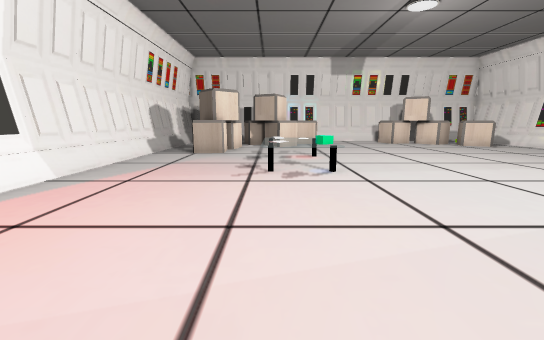
[1] (above)

23 first-person views from a walk through a 3-D level made in the Unity game engine. The camera is 1.2 m above the floor, tilts 10° down and sees 90° across. Doors are open. The floor is counted in squares, 1 m on a side. Each view is taken from the middle of a square. On the plan, view 1 faces up. The plan holds only what a view shows up to about 13 squares ahead; the rest is blank. The place goes on beyond the plan. The player character is not drawn. Some surface patterns are stand-ins.

[2]
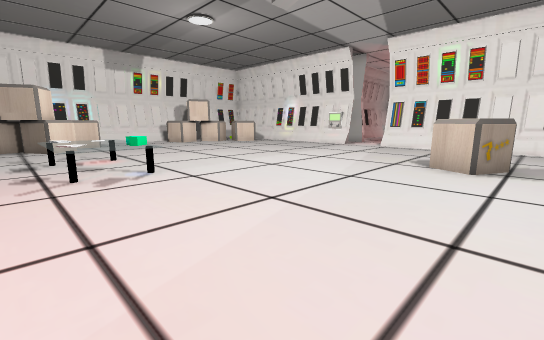

[3]
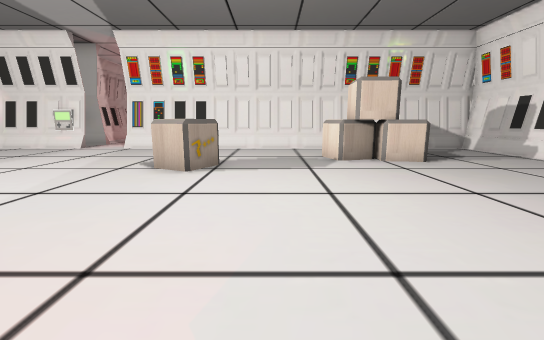

[4]
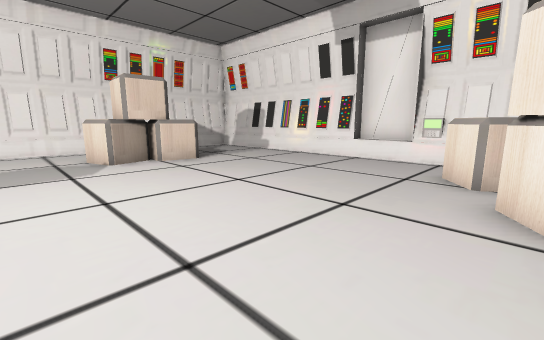

[5]
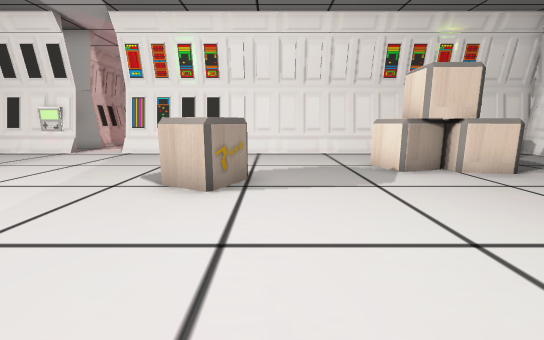

[6]
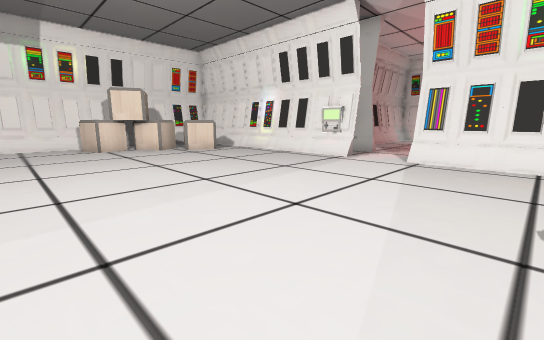

[7]
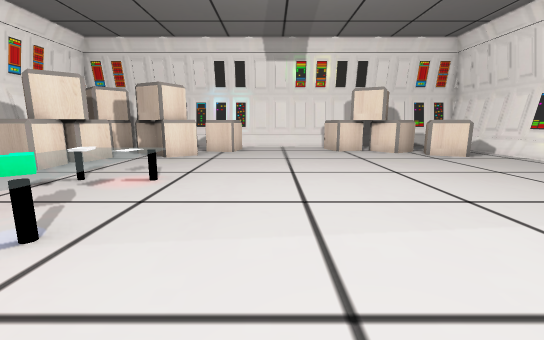

[8]
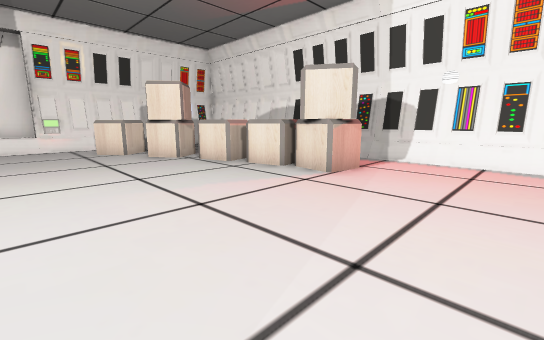

[9]
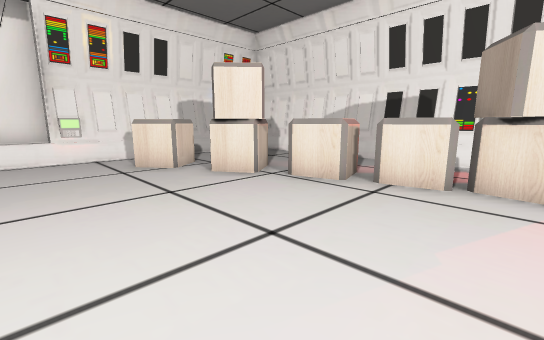

[10]
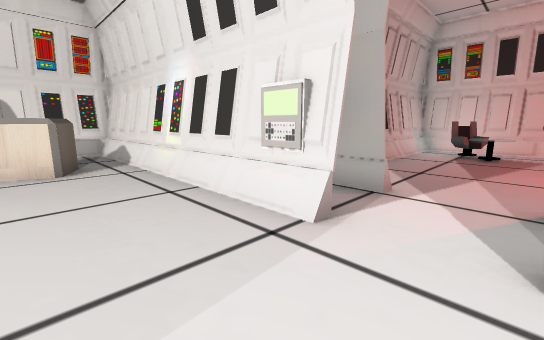

[11]
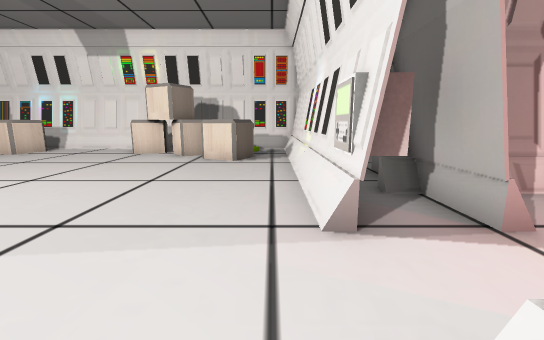

[12]
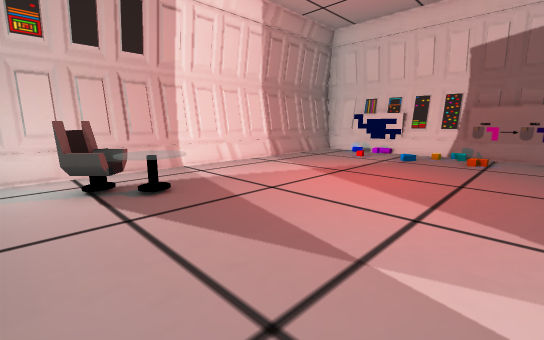

[13]
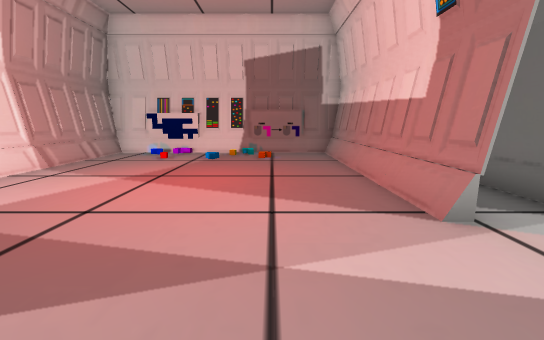

[14]
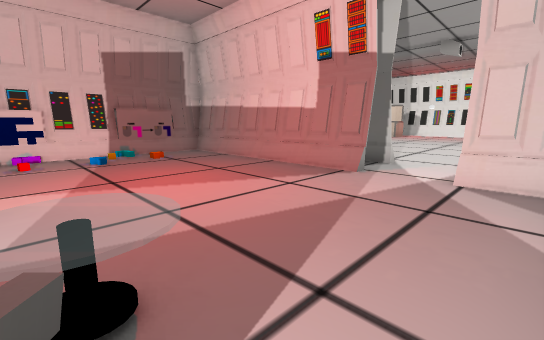

[15]
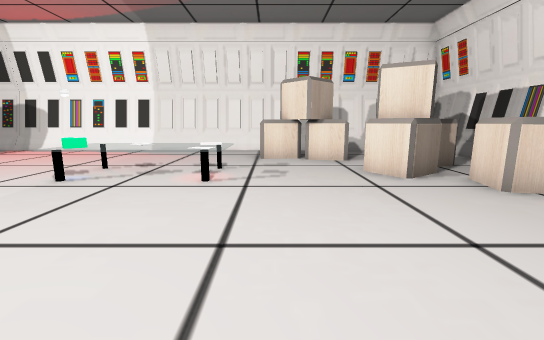

[16]
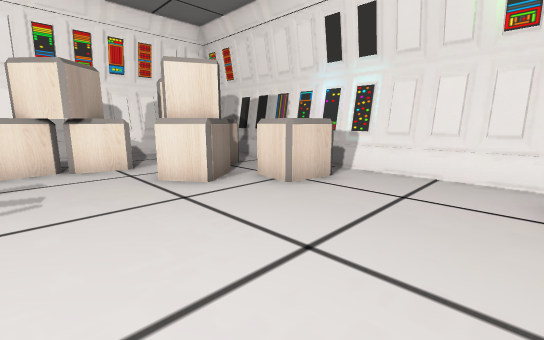

[17]
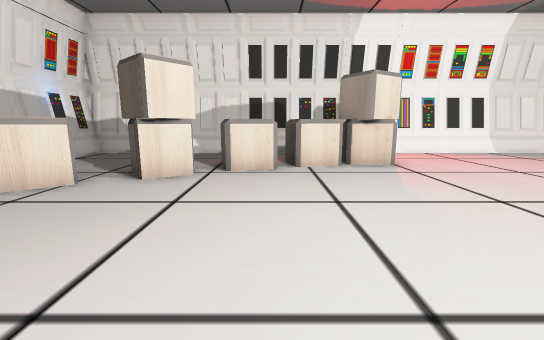

[18]
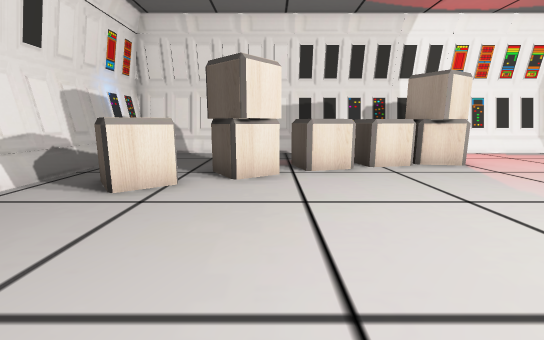

[19]
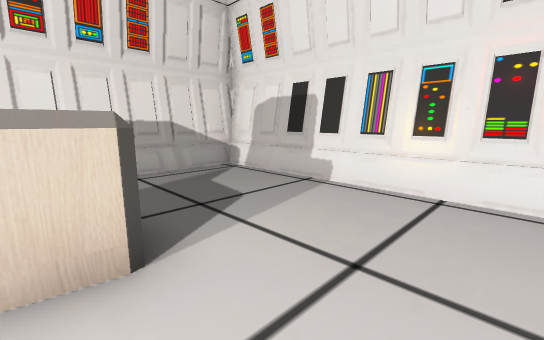

[20]
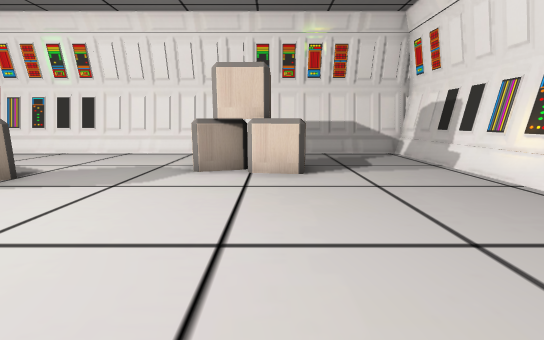

[21]
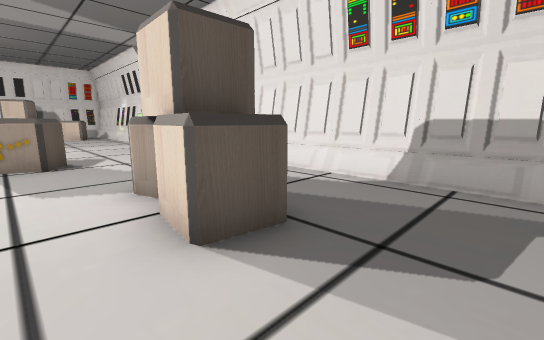

[22]
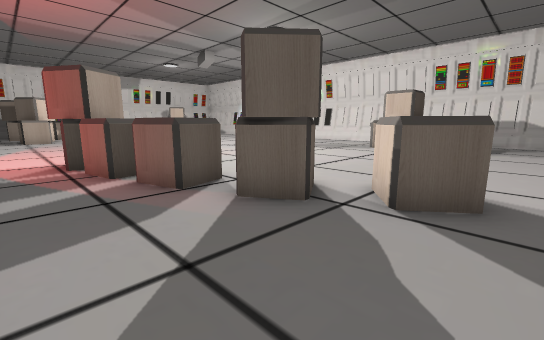

[23]
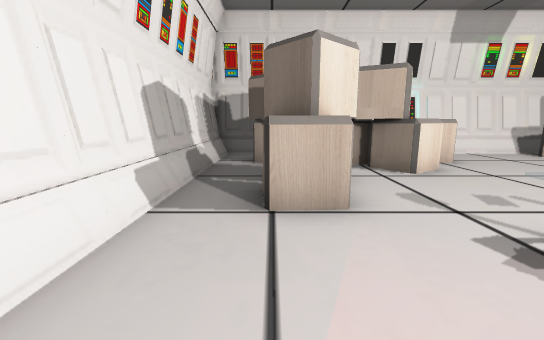

### Floor plan
Key: @ floor where view 1 was taken; # wall or solid block; x gap in a wall; . floor; D open door; = window, fence, low wall or low ledge; ^ raised ledge; B block; C chair; O other object.
Columns run from 5 left of view 1 to 23 right of it. Each row starts with its distance up from view 1.
 18 ###################
 17 #....  x....^    .#
 16 #.##^# ^#...^## ..#
 15 #.##^##^ ...##^^#.#
 14 #..#x#^........^^.#
 13 #. #..............#
 12 #.##..............#
 11 #.^^..............#
 10 #....^^...........###########
  9 #....^^^..........BD=.......#
  8 #....^ ^..........DDD.....CC#
  7 #....^^^..........DDD....OO.#
  6 #....^^...........DDD.......#
  5 #.................DDD.......#
  4 #.................##=.......#
  3 #.................##=.......#
  2 #...........^^....##=.......#
  1 #...........^^....##=.......#
  0 #.##.@............##=.....O.#
 -1 #.x^#.............##=..O....#
 -2 #.#^#.............###OO###O##
 -3 #..^^.........^#..#  OO   OO
 -4 #..^^.........##..#
 -5 #...##........##..#
 -6 #...##........^...#
 -7 #....x^...........#
 -8 #....^^...........#
 -9 #.................#
-10 #########=#########

Positions as (right, up) in squares from view 1, and headings:
1: (0, 0), facing up
2: (-1, 0), facing up-right
3: (0, -1), facing right
4: (0, -1), facing down-right
5: (2, 0), facing right
6: (4, 3), facing up-right
7: (4, 4), facing up
8: (4, 4), facing down-left
9: (4, 0), facing down-left
10: (10, 6), facing up-right
11: (12, 5), facing up
12: (16, 9), facing down-right
13: (17, 9), facing down
14: (21, 9), facing down-left
15: (7, 11), facing left
16: (6, 11), facing up-left
17: (6, -3), facing left
18: (6, -5), facing left
19: (6, -5), facing down-right
20: (2, -5), facing right
21: (7, -8), facing up-right
22: (-4, -9), facing up-right
23: (-3, 7), facing up
